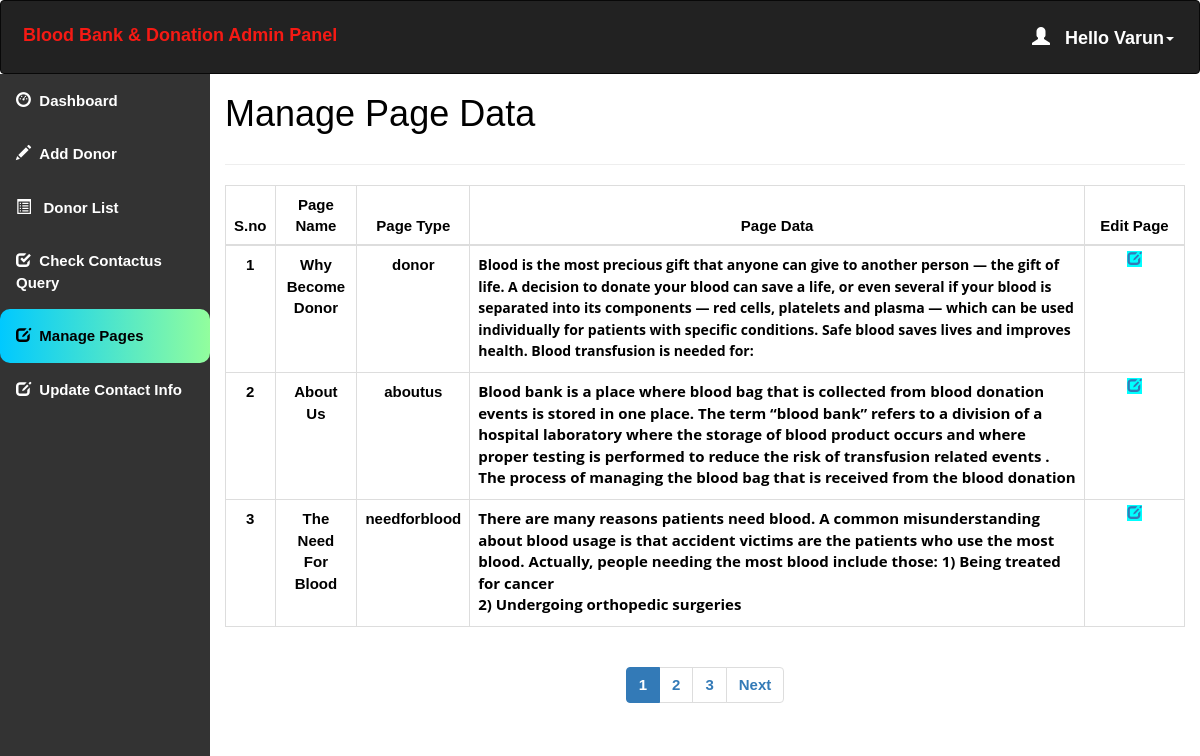
Screenshot of /admin/pages.php (signed in) with the database file from the repository.
### tables this page shows
create table pages(
                      page_id int NOT NULL auto_increment UNIQUE,
                      page_name varchar(255) NOT NULL,
                      page_type varchar(255) NOT NULL,
                      page_data longtext NOT NULL
);

### admin/pages.php (the view, shortened to what this page needs)
<!DOCTYPE html>
<html lang="en">
<head>
    <link rel="stylesheet" href="https://maxcdn.bootstrapcdn.com/bootstrap/3.4.1/css/bootstrap.min.css">
</head>
<?php
include 'conn.php';
if (isset($_SESSION['loggedin']) && $_SESSION['loggedin'] == true) {
?>
<body style="color:black">
<div id="header" >
    <?php include 'header.php';
    ?>
</div>
<div id="sidebar">
    <?php $active="pages";
    include 'sidebar.php'; ?>
</div>
<div id="content" >
    <div class="content-wrapper">
        <div class="container-fluid">
            <div class="row">
                <div class="col-md-12 lg-12 sm-12">
                    <h1 class="page-title">Manage Page Data</h1>
                </div>
            </div>
            <hr>
            <?php
            $limit = 3;
            if(isset($_GET['page'])){
                $page = $_GET['page'];
            }else{
                $page = 1;
            }
            $offset = ($page - 1) * $limit;
            $count=$offset+1;
            $sql= "select * from pages LIMIT {$offset},{$limit} ";
            $result=mysqli_query($conn,$sql);
            if(mysqli_num_rows($result)>0)   {
                ?>
                <div class="table-responsive">
                    <table class="table table-bordered" style="text-align:center">
                        <thead style="text-align:center">
                        <th style="text-align:center">S.no</th>
                        <th style="text-align:center">Page Name</th>
                        <th style="text-align:center">Page Type</th>
                        <th style="text-align:center">Page Data</th>
                        <th style="text-align:center">Edit Page</th>
                        </thead>
                        <tbody>
                        <?php
                        while($row = mysqli_fetch_assoc($result)) { ?>
                            <tr>
                                <td ><?php echo  $count++; ?></td>
                                <td ><?php echo $row['page_name']; ?></td>
                                <td ><?php echo $row['page_type']; ?></td>
                                <td id="example" style="text-align:left"><div style="width:100%; max-height:110px; overflow:auto"><?php echo $row['page_data']; ?></div></td>
                                <td id="he" style="width:100px;">
                                    <a style="background-color:aqua" href='update_page_details.php?type=<?php echo $row['page_type'];?>'> <span class="glyphicon glyphicon-edit"></span></a>
                                </td>
                            </tr>
                        <?php } ?>
                        </tbody>
                    </table>
                </div>
            <?php } ?>
            <div class="table-responsive"style="text-align:center;align:center">
                <?php
                $sql1 = "SELECT * FROM pages";
                $result1 = mysqli_query($conn, $sql1) or die("Query Failed.");
                if(mysqli_num_rows($result1) > 0){
                    $total_records = mysqli_num_rows($result1);
                    $total_page = ceil($total_records / $limit);
                    echo '<ul class="pagination admin-pagination">';
                    for($i = 1; $i <= $total_page; $i++){
                        if($i == $page){
                            $active = "active";
                        }else{
                            $active = "";
                        }
                        echo '<li class="'.$active.'"><a href="pages.php?page='.$i.'">'.$i.'</a></li>';
                    }
                    if($total_page > $page){
                        echo '<li><a href="pages.php?page='.($page + 1).'">Next</a></li>';
                    }
                    echo '</ul>';
                }
                ?>
            </div>
        </div>
    </div>
</div>
<?php }
?>
</body>
</html>

### admin/header.php (shortened to what this page needs)
<!DOCTYPE html>
<html lang="en">
<head>
    <link rel="stylesheet" href="https://maxcdn.bootstrapcdn.com/bootstrap/3.4.1/css/bootstrap.min.css">
</head>
<body>
<nav class="navbar navbar-inverse">
    <div class="container-fluid">
        <div class="navbar-header">
            <a class="navbar-brand" id="qq" href="dashboard.php" style="color:#F51A14;">Blood Bank & Donation Admin Panel</a>
        </div>
        <ul class="nav navbar-nav navbar-right">
            <li class="dropdown"><a class="dropdown-toggle" id="qw" data-toggle="dropdown" href="#" style="font-weight:bold;color:white "> <span class="glyphicon glyphicon-user"></span>&nbsp&nbsp
                    <?php
                    include 'conn.php';
                    $username=$_SESSION['username'];
                    $sql="select * from admin_info where admin_username='$username'";
                    $result=mysqli_query($conn,$sql) or die("query failed.");
                    $row=mysqli_fetch_assoc($result);
                    echo "Hello ".$row['admin_name'];
                    ?><span class="caret"></span></a>
            </li>
        </ul>
    </div>
</nav>
</body></html>

### admin/pages.php (style rules this page uses)
#sidebar { position:relative;margin-top:-20px }
#content { position:relative;margin-left:210px }
#he { font-size: 14px; font-weight: 600; text-transform: uppercase; padding: 3px 7px; color: #fff; text-decoration: none; border-radius: 3px; align:center }

### admin/header.php (style rules this page uses)
.navbar { background-color: #333333 ; padding: 10px 10px; color:#FF0404 ; }
.navbar a { float: left; color: white; text-align: center; padding: 12px; text-decoration: none; font-size: 18px; line-height: 25px; }
.navbar-brand { font-size: 25px; font-weight: bold; }
.navbar a { float: none; display: block; text-align: left; }
.navbar-right { float: none; }

### admin/sidebar.php (style rules this page uses)
body { margin: 0; font-family: 'Averia Gruesa Libre', sans-serif;font-size: 15px; color:#F8F9F9; }

### rows the page displays
pages: page_name "Why Become Donor", page_type "donor", page_data "Blood is the most precious gift that anyone can give to another person — the gift of life. A decision to donate your blood can save a life, or even several if your blood is separated into its components — red cells, platelets and plasma — which can be used individually for patients with specific conditions. Safe blood saves lives and improves health. Blood transfusion is needed for:"
pages: page_name "About Us", page_type "aboutus", page_data "Blood bank is a place where blood bag that is collected from blood donation events is stored in one place. The term “blood bank” refers to a division of a hospital laboratory where the storage of blood product occurs and where proper testing is performed to reduce the risk of transfusion related events . The process of managing the blood bag that is received from the blood donation…"
pages: page_name "The Need For Blood", page_type "needforblood", page_data "There are many reasons patients need blood. A common misunderstanding about blood usage is that accident victims are the patients who use the most blood. Actually, people needing the most blood include those: 1) Being treated for cancer 2) Undergoing orthopedic surgeries"

### other values shown
$row['admin_name'] "Varun"
